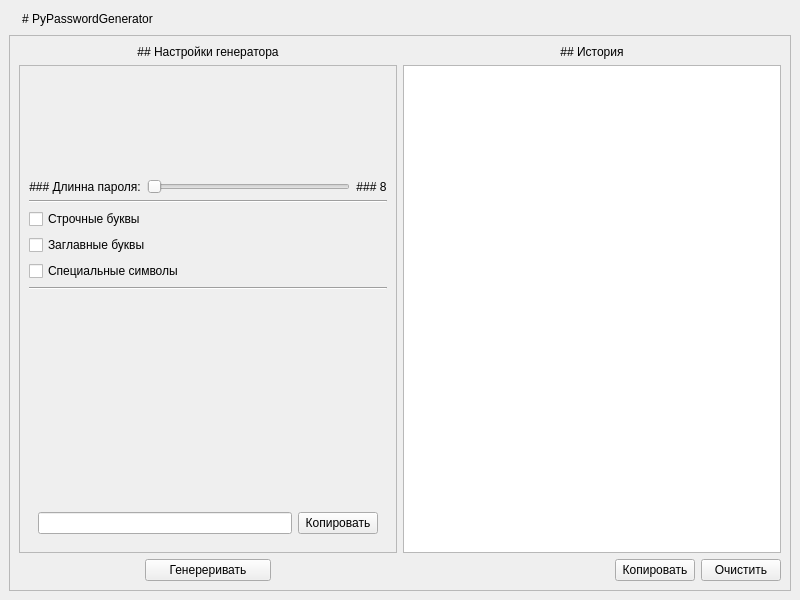
<?xml version="1.0" encoding="UTF-8"?>
<ui version="4.0">
 <class>MainWindow</class>
 <widget class="QMainWindow" name="MainWindow">
  <property name="geometry">
   <rect>
    <x>0</x>
    <y>0</y>
    <width>800</width>
    <height>600</height>
   </rect>
  </property>
  <property name="windowTitle">
   <string>PyPasswordGenerator</string>
  </property>
  <widget class="QWidget" name="central_widget">
   <layout class="QVBoxLayout" name="vLayout_1">
    <item>
     <layout class="QHBoxLayout" name="hLayout_1">
      <item>
       <widget class="QLabel" name="app_icon_lbl">
        <property name="text">
         <string/>
        </property>
       </widget>
      </item>
      <item>
       <widget class="QLabel" name="app_title_lbl">
        <property name="text">
         <string># PyPasswordGenerator</string>
        </property>
        <property name="textFormat">
         <enum>Qt::MarkdownText</enum>
        </property>
        <property name="alignment">
         <set>Qt::AlignCenter</set>
        </property>
       </widget>
      </item>
      <item>
       <spacer name="hSpacer_1">
        <property name="orientation">
         <enum>Qt::Horizontal</enum>
        </property>
        <property name="sizeHint" stdset="0">
         <size>
          <width>40</width>
          <height>20</height>
         </size>
        </property>
       </spacer>
      </item>
     </layout>
    </item>
    <item>
     <widget class="QFrame" name="main_frame">
      <property name="sizePolicy">
       <sizepolicy hsizetype="Expanding" vsizetype="Expanding">
        <horstretch>0</horstretch>
        <verstretch>0</verstretch>
       </sizepolicy>
      </property>
      <property name="frameShape">
       <enum>QFrame::StyledPanel</enum>
      </property>
      <property name="frameShadow">
       <enum>QFrame::Raised</enum>
      </property>
      <layout class="QHBoxLayout" name="horizontalLayout_3">
       <item>
        <layout class="QVBoxLayout" name="vLayout_3">
         <item>
          <widget class="QLabel" name="info_lbl_2">
           <property name="text">
            <string>## Настройки генератора</string>
           </property>
           <property name="textFormat">
            <enum>Qt::MarkdownText</enum>
           </property>
           <property name="alignment">
            <set>Qt::AlignCenter</set>
           </property>
          </widget>
         </item>
         <item>
          <widget class="QFrame" name="generator_settings_frame">
           <property name="sizePolicy">
            <sizepolicy hsizetype="Expanding" vsizetype="Expanding">
             <horstretch>0</horstretch>
             <verstretch>0</verstretch>
            </sizepolicy>
           </property>
           <property name="frameShape">
            <enum>QFrame::StyledPanel</enum>
           </property>
           <property name="frameShadow">
            <enum>QFrame::Raised</enum>
           </property>
           <layout class="QVBoxLayout" name="verticalLayout">
            <item>
             <spacer name="vSpacer_2">
              <property name="orientation">
               <enum>Qt::Vertical</enum>
              </property>
              <property name="sizeHint" stdset="0">
               <size>
                <width>20</width>
                <height>40</height>
               </size>
              </property>
             </spacer>
            </item>
            <item>
             <layout class="QHBoxLayout" name="hLayout_4">
              <item>
               <widget class="QLabel" name="info_lbl_3">
                <property name="text">
                 <string>### Длинна пароля:</string>
                </property>
                <property name="textFormat">
                 <enum>Qt::MarkdownText</enum>
                </property>
                <property name="alignment">
                 <set>Qt::AlignCenter</set>
                </property>
               </widget>
              </item>
              <item>
               <widget class="QSlider" name="psw_length_slider">
                <property name="minimum">
                 <number>8</number>
                </property>
                <property name="maximum">
                 <number>64</number>
                </property>
                <property name="pageStep">
                 <number>8</number>
                </property>
                <property name="orientation">
                 <enum>Qt::Horizontal</enum>
                </property>
                <property name="invertedAppearance">
                 <bool>false</bool>
                </property>
                <property name="invertedControls">
                 <bool>true</bool>
                </property>
                <property name="tickPosition">
                 <enum>QSlider::NoTicks</enum>
                </property>
               </widget>
              </item>
              <item>
               <widget class="QLabel" name="psw_length_info_lbl">
                <property name="text">
                 <string>### 8</string>
                </property>
                <property name="textFormat">
                 <enum>Qt::MarkdownText</enum>
                </property>
                <property name="alignment">
                 <set>Qt::AlignCenter</set>
                </property>
               </widget>
              </item>
             </layout>
            </item>
            <item>
             <widget class="Line" name="delimiter_line_1">
              <property name="orientation">
               <enum>Qt::Horizontal</enum>
              </property>
             </widget>
            </item>
            <item>
             <widget class="QCheckBox" name="lowercase_mode_btn">
              <property name="text">
               <string>Строчные буквы</string>
              </property>
             </widget>
            </item>
            <item>
             <widget class="QCheckBox" name="uppercse_mode_btn">
              <property name="text">
               <string>Заглавные буквы</string>
              </property>
             </widget>
            </item>
            <item>
             <widget class="QCheckBox" name="special_symbols_mode_btn">
              <property name="text">
               <string>Специальные символы</string>
              </property>
             </widget>
            </item>
            <item>
             <widget class="Line" name="delimiter_line_2">
              <property name="orientation">
               <enum>Qt::Horizontal</enum>
              </property>
             </widget>
            </item>
            <item>
             <spacer name="vSpacer_3">
              <property name="orientation">
               <enum>Qt::Vertical</enum>
              </property>
              <property name="sizeHint" stdset="0">
               <size>
                <width>20</width>
                <height>40</height>
               </size>
              </property>
             </spacer>
            </item>
            <item>
             <spacer name="vSpacer_1">
              <property name="orientation">
               <enum>Qt::Vertical</enum>
              </property>
              <property name="sizeHint" stdset="0">
               <size>
                <width>20</width>
                <height>93</height>
               </size>
              </property>
             </spacer>
            </item>
            <item>
             <widget class="QFrame" name="result_frame">
              <layout class="QHBoxLayout" name="hLayout_3">
               <item>
                <widget class="QLineEdit" name="psw_le">
                 <property name="maxLength">
                  <number>64</number>
                 </property>
                 <property name="echoMode">
                  <enum>QLineEdit::Normal</enum>
                 </property>
                 <property name="alignment">
                  <set>Qt::AlignCenter</set>
                 </property>
                 <property name="dragEnabled">
                  <bool>false</bool>
                 </property>
                 <property name="readOnly">
                  <bool>true</bool>
                 </property>
                </widget>
               </item>
               <item>
                <widget class="QPushButton" name="copy_psw_btn">
                 <property name="text">
                  <string>Копировать</string>
                 </property>
                </widget>
               </item>
              </layout>
             </widget>
            </item>
           </layout>
          </widget>
         </item>
         <item>
          <layout class="QHBoxLayout" name="hSpacer_3">
           <item>
            <spacer name="hSpacer_5">
             <property name="orientation">
              <enum>Qt::Horizontal</enum>
             </property>
             <property name="sizeHint" stdset="0">
              <size>
               <width>40</width>
               <height>20</height>
              </size>
             </property>
            </spacer>
           </item>
           <item>
            <widget class="QPushButton" name="generate_psw_btn">
             <property name="sizePolicy">
              <sizepolicy hsizetype="Expanding" vsizetype="Maximum">
               <horstretch>0</horstretch>
               <verstretch>0</verstretch>
              </sizepolicy>
             </property>
             <property name="text">
              <string>Генереривать</string>
             </property>
            </widget>
           </item>
           <item>
            <spacer name="hSpacer_4">
             <property name="orientation">
              <enum>Qt::Horizontal</enum>
             </property>
             <property name="sizeHint" stdset="0">
              <size>
               <width>79</width>
               <height>17</height>
              </size>
             </property>
            </spacer>
           </item>
          </layout>
         </item>
        </layout>
       </item>
       <item>
        <layout class="QVBoxLayout" name="vLayout_2">
         <item>
          <widget class="QLabel" name="info_lbl_1">
           <property name="text">
            <string>## История</string>
           </property>
           <property name="textFormat">
            <enum>Qt::MarkdownText</enum>
           </property>
           <property name="alignment">
            <set>Qt::AlignCenter</set>
           </property>
          </widget>
         </item>
         <item>
          <widget class="QListWidget" name="history_list"/>
         </item>
         <item>
          <layout class="QHBoxLayout" name="hLayout_2">
           <item>
            <spacer name="hSpacer_2">
             <property name="orientation">
              <enum>Qt::Horizontal</enum>
             </property>
             <property name="sizeHint" stdset="0">
              <size>
               <width>40</width>
               <height>20</height>
              </size>
             </property>
            </spacer>
           </item>
           <item>
            <widget class="QPushButton" name="copy_history_psw_btn">
             <property name="text">
              <string>Копировать</string>
             </property>
            </widget>
           </item>
           <item>
            <widget class="QPushButton" name="clear_history_btn">
             <property name="text">
              <string>Очистить</string>
             </property>
            </widget>
           </item>
          </layout>
         </item>
        </layout>
       </item>
      </layout>
     </widget>
    </item>
   </layout>
  </widget>
 </widget>
 <resources/>
 <connections/>
</ui>
